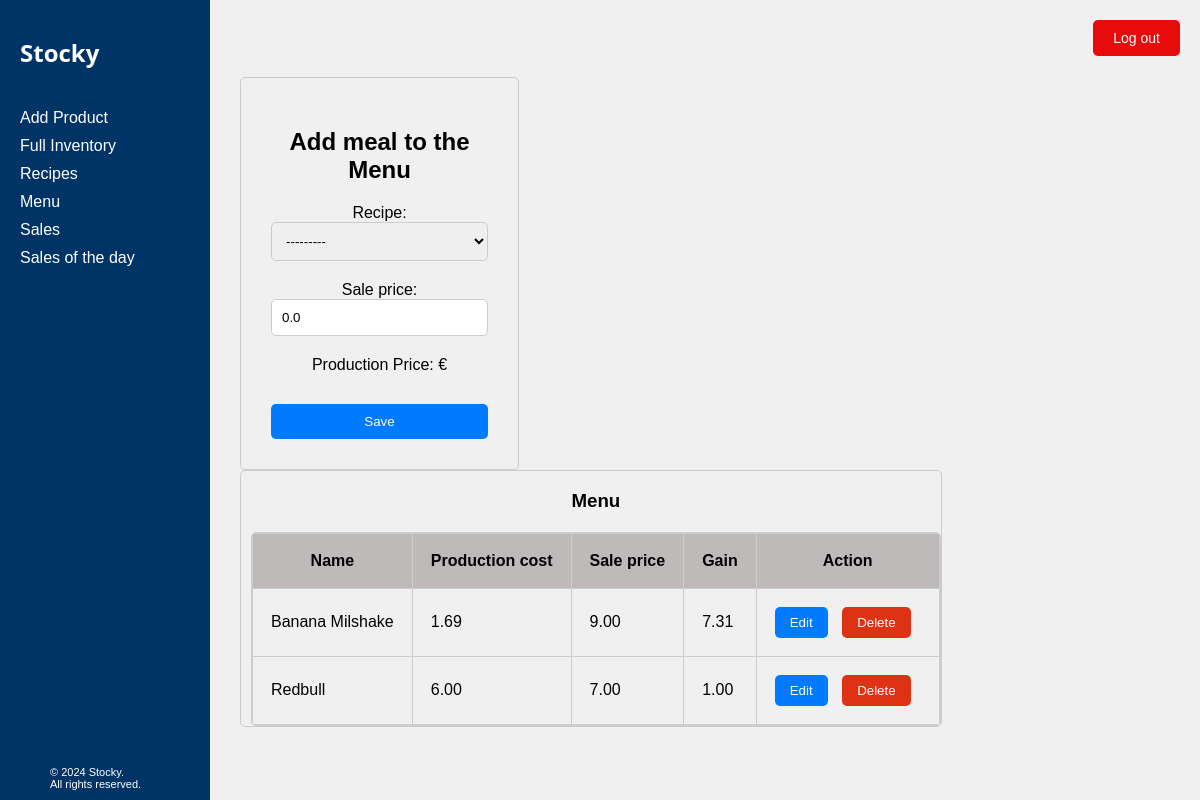
The app's page /menu/ (signed in), older data.
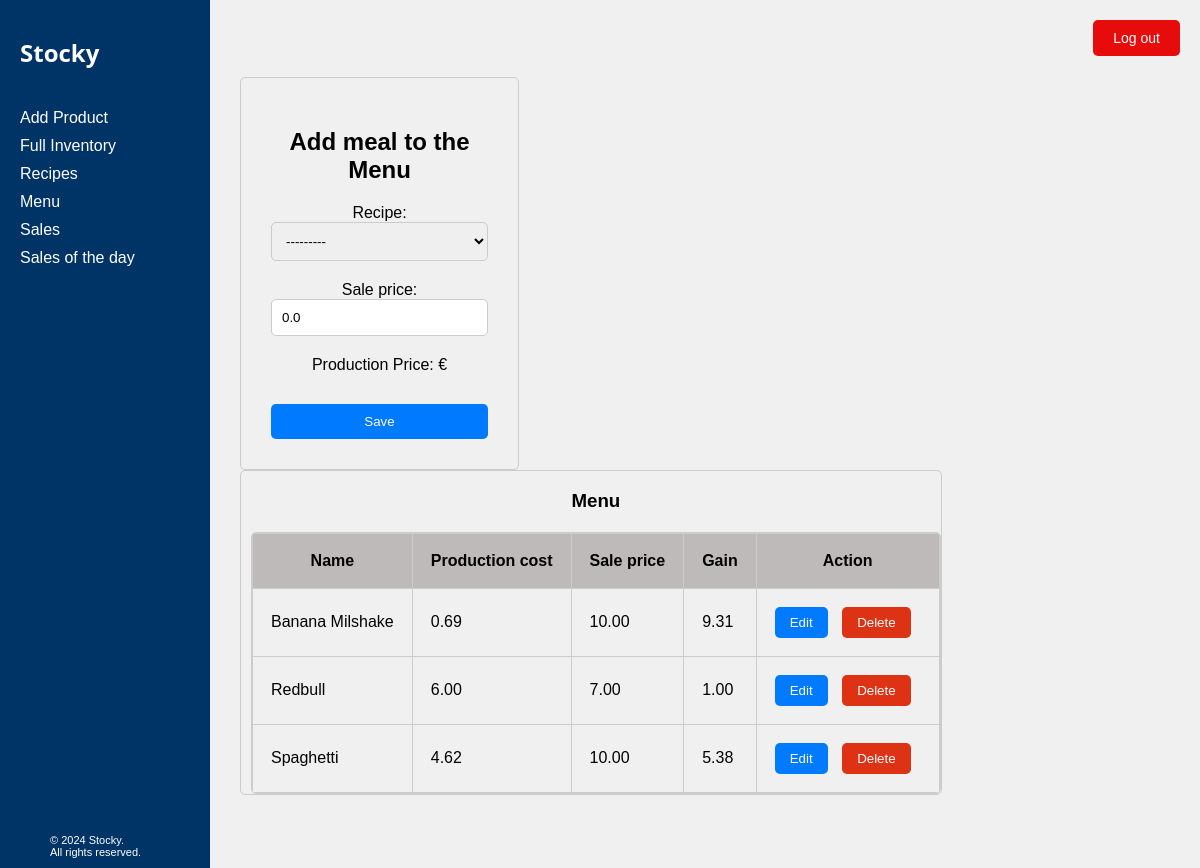
The same page, newer data.
### Inventory/models.py (models this page shows, shortened)
class RecipePrice(models.Model):
    recipe = models.ForeignKey(Recipe, on_delete= models.CASCADE)
    production_price = models.DecimalField(max_digits=10, decimal_places=2 , default = 0.0)
    sale_price = models.DecimalField(max_digits = 10, decimal_places=2,default = 0.0)
    gain = models.DecimalField(max_digits = 10, decimal_places=2, default = 0.0)

class Recipe(models.Model):
    name = models.CharField(max_length = 100)
    def __str__(self):
        return f"{self.name}"
    class Meta:
        verbose_name = "Name of Recipe"

### Inventory/views.py (the view)
# urls.py: path('menu/', views.menu, name='menu'),
def menu(request):
    meals = RecipePrice.objects.all()
    recipes = Recipe.objects.all()
    pp= {}
    for recipe in recipes:
        pp[recipe.id] = calculate_recipe_cost(recipe.id)
    for key, value in pp.items():
        pp[key] = round(value,2)
    if request.method == 'POST':
        form = RecipePriceForm(request.POST)
        if form.is_valid():
            recipe = form.cleaned_data['recipe']
            sale_price= form.cleaned_data['sale_price']
            rp_instance, created = RecipePrice.objects.get_or_create(recipe=recipe)
            print(recipe.id)
            rp_instance.production_price = calculate_recipe_cost(recipe.id)
            rp_instance.sale_price = sale_price
            rp_instance.gain = sale_price - rp_instance.production_price if rp_instance.production_price != 0 else 0
            rp_instance.save()
            return redirect('menu')
    else:
        form = RecipePriceForm()
    return render( request, 'Inventory/menu.html', context= {'meals':meals, 'form':form, 'production_prices': json.dumps(pp, cls=DjangoJSONEncoder)} )

### Inventory/forms.py
class RecipePriceForm(forms.ModelForm):
    class Meta:
        model= RecipePrice
        fields= ['recipe','sale_price']
    def __init__(self, *args, **kwargs):
        super().__init__(*args, **kwargs)
        self.fields['recipe'].queryset= Recipe.objects.all()

### Inventory/function.py (called while the page is built)
def calculate_recipe_cost(recipe_id):
    recipe_ingredients = get_recipe_ingredient(recipe_id)
    total_cost = Decimal(0.0)
    for ingredient in recipe_ingredients:
        price_per_unit = get_ingredient_price(ingredient.stock_id)
        total_cost += price_per_unit * ingredient.quantity
    return total_cost

### Inventory/queries.py (called while the page is built)
def get_recipe_ingredient(recipe_id):
    return RecipeIngredient.objects.filter(recipe_id= recipe_id)

def get_ingredient_price(stock_id):
    return Stock.objects.get(id=stock_id).price_per_unit

### Inventory/templates/Inventory/menu.html (shortened to what this page needs)
{% extends 'base.html' %}
{% block content %}
<div class="content-sec">
<form method="post">
    <h2>  Add meal to the Menu  </h2>
        {{ form.as_p }}
        <p>Production Price: €</p>
    <button type="submit"> Save </button>
</form>
</div>
<div class="recipe-list">
<form method="post">
    <h3>Menu </h3>
    <div class="scrollable-table">
        <table>
            <thead>
                <tr class="sticky-row">
                    <th>Name</th>
                    <th>Production cost</th>
                    <th>Sale price</th>
                    <th>Gain</th>
                    <th>Action</th>
                </tr>
            </thead>
            <tbody>
                {% for item in meals %}
                <tr>
                    <td>{{ item.recipe }}</td>
                    <td>{{ item.production_price }}</td>
                    <td>{{ item.sale_price }}</td>
                    <td>{{ item.gain }}</td>
                    <td>
                        <div class="buttons">
                            <form action="{% url 'menu_edit' pk=item.pk %}" method="get">
                                <button type="submit" class="details-button">Edit</button>
                            </form>
                            <form action="{% url 'menu_delete' pk=item.pk %}" method="post">
                                <button type="submit" onclick="return confirm('Are you sure you want to delete this meal from the menu?')" class="delete-button">Delete</button>
                            </form>
                    </div>
                    </td>
                </tr>
                {% endfor %}
            </tbody>
        </table>
    </div>
</form>
</div>
{% endblock %}

Row changes from the older to the newer data that the page shows:
changed RecipePrice "Banana Milshake": production_price "1.69" → "0.69"; sale_price "9.00" → "10.00"; gain "7.31" → "9.31"
added RecipePrice: recipe "Spaghetti", production_price "4.62", sale_price "10.00", gain "5.38"
